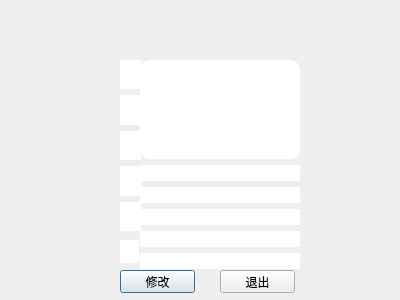
<?xml version="1.0" encoding="UTF-8"?>
<ui version="4.0">
 <class>user_center</class>
 <widget class="QDialog" name="user_center">
  <property name="geometry">
   <rect>
    <x>0</x>
    <y>0</y>
    <width>400</width>
    <height>300</height>
   </rect>
  </property>
  <property name="windowTitle">
   <string>Dialog</string>
  </property>
  <widget class="QWidget" name="verticalLayoutWidget">
   <property name="geometry">
    <rect>
     <x>140</x>
     <y>60</y>
     <width>160</width>
     <height>209</height>
    </rect>
   </property>
   <layout class="QVBoxLayout" name="verticalLayout">
    <item>
     <widget class="QLabel" name="id_info">
      <property name="styleSheet">
       <string notr="true">

       border-style: solid; 
       background: transparent;  
       background-color:#FFFFFF; 
         


 
  font: 12pt &quot;微软雅黑&quot;;
        
        border-radius: 10px;  </string>
      </property>
      <property name="text">
       <string/>
      </property>
     </widget>
    </item>
    <item>
     <widget class="QLineEdit" name="password_info">
      <property name="styleSheet">
       <string notr="true">
       border-style: solid; 
       background: transparent;  
       background-color:#FFFFFF; 
         


 
  font: 12pt &quot;微软雅黑&quot;;
        
        border-radius: 10px;  </string>
      </property>
     </widget>
    </item>
    <item>
     <widget class="QLineEdit" name="username_info">
      <property name="styleSheet">
       <string notr="true">
       border-style: solid; 
       background: transparent;  
       background-color:#FFFFFF; 
         


 
  font: 12pt &quot;微软雅黑&quot;;
        
        border-radius: 10px;  </string>
      </property>
     </widget>
    </item>
    <item>
     <widget class="QLineEdit" name="useridnum_info">
      <property name="styleSheet">
       <string notr="true">
       border-style: solid; 
       background: transparent;  
       background-color:#FFFFFF; 
         


 
  font: 12pt &quot;微软雅黑&quot;;
        
        border-radius: 10px;  </string>
      </property>
     </widget>
    </item>
    <item>
     <widget class="QLineEdit" name="usersex_info">
      <property name="styleSheet">
       <string notr="true">
       border-style: solid; 
       background: transparent;  
       background-color:#FFFFFF; 
         


 
  font: 12pt &quot;微软雅黑&quot;;
        
        border-radius: 10px;  </string>
      </property>
     </widget>
    </item>
    <item>
     <widget class="QLineEdit" name="usertel_info">
      <property name="styleSheet">
       <string notr="true">
       border-style: solid; 
       background: transparent;  
       background-color:#FFFFFF; 
         


 
  font: 12pt &quot;微软雅黑&quot;;
        
        border-radius: 10px;  </string>
      </property>
     </widget>
    </item>
   </layout>
  </widget>
  <widget class="QWidget" name="verticalLayoutWidget_2">
   <property name="geometry">
    <rect>
     <x>120</x>
     <y>60</y>
     <width>21</width>
     <height>171</height>
    </rect>
   </property>
   <layout class="QVBoxLayout" name="verticalLayout_2">
    <property name="spacing">
     <number>6</number>
    </property>
    <item>
     <widget class="QLabel" name="label">
      <property name="styleSheet">
       <string notr="true">border-image: url(:/images/用户名.png);
background-color: rgb(255, 255, 255);</string>
      </property>
      <property name="text">
       <string/>
      </property>
     </widget>
    </item>
    <item>
     <widget class="QLabel" name="label_3">
      <property name="styleSheet">
       <string notr="true">border-image: url(:/images/mima.png);
background-color: rgb(255, 255, 255);</string>
      </property>
      <property name="text">
       <string/>
      </property>
     </widget>
    </item>
    <item>
     <widget class="QLabel" name="label_4">
      <property name="styleSheet">
       <string notr="true">border-image: url(:/images/姓名.png);
background-color: rgb(255, 255, 255);</string>
      </property>
      <property name="text">
       <string/>
      </property>
     </widget>
    </item>
    <item>
     <widget class="QLabel" name="label_5">
      <property name="styleSheet">
       <string notr="true">border-image: url(:/images/身份证.png);
background-color: rgb(255, 255, 255);</string>
      </property>
      <property name="text">
       <string/>
      </property>
     </widget>
    </item>
    <item>
     <widget class="QLabel" name="label_2">
      <property name="styleSheet">
       <string notr="true">background-color: rgb(255, 255, 255);
border-image: url(:/images/性别.png);
</string>
      </property>
      <property name="text">
       <string/>
      </property>
     </widget>
    </item>
   </layout>
  </widget>
  <widget class="QPushButton" name="pushButton">
   <property name="geometry">
    <rect>
     <x>120</x>
     <y>270</y>
     <width>75</width>
     <height>23</height>
    </rect>
   </property>
   <property name="styleSheet">
    <string notr="true">font: 11pt &quot;Arial&quot;;</string>
   </property>
   <property name="text">
    <string>修改</string>
   </property>
  </widget>
  <widget class="QPushButton" name="pushButton_2">
   <property name="geometry">
    <rect>
     <x>220</x>
     <y>270</y>
     <width>75</width>
     <height>23</height>
    </rect>
   </property>
   <property name="styleSheet">
    <string notr="true">font: 11pt &quot;Arial&quot;;</string>
   </property>
   <property name="text">
    <string>退出</string>
   </property>
  </widget>
  <widget class="QLabel" name="label_7">
   <property name="geometry">
    <rect>
     <x>20</x>
     <y>30</y>
     <width>401</width>
     <height>301</height>
    </rect>
   </property>
   <property name="styleSheet">
    <string notr="true">border-image: url(:/images/16.jpg);</string>
   </property>
   <property name="text">
    <string/>
   </property>
  </widget>
  <widget class="QLabel" name="label_6">
   <property name="geometry">
    <rect>
     <x>120</x>
     <y>240</y>
     <width>19</width>
     <height>23</height>
    </rect>
   </property>
   <property name="styleSheet">
    <string notr="true">border-image: url(:/images/电话.png);
background-color: rgb(255, 255, 255);</string>
   </property>
   <property name="text">
    <string/>
   </property>
  </widget>
  <zorder>label_7</zorder>
  <zorder>verticalLayoutWidget</zorder>
  <zorder>verticalLayoutWidget_2</zorder>
  <zorder>pushButton</zorder>
  <zorder>pushButton_2</zorder>
  <zorder>label_6</zorder>
 </widget>
 <resources/>
 <connections/>
</ui>
